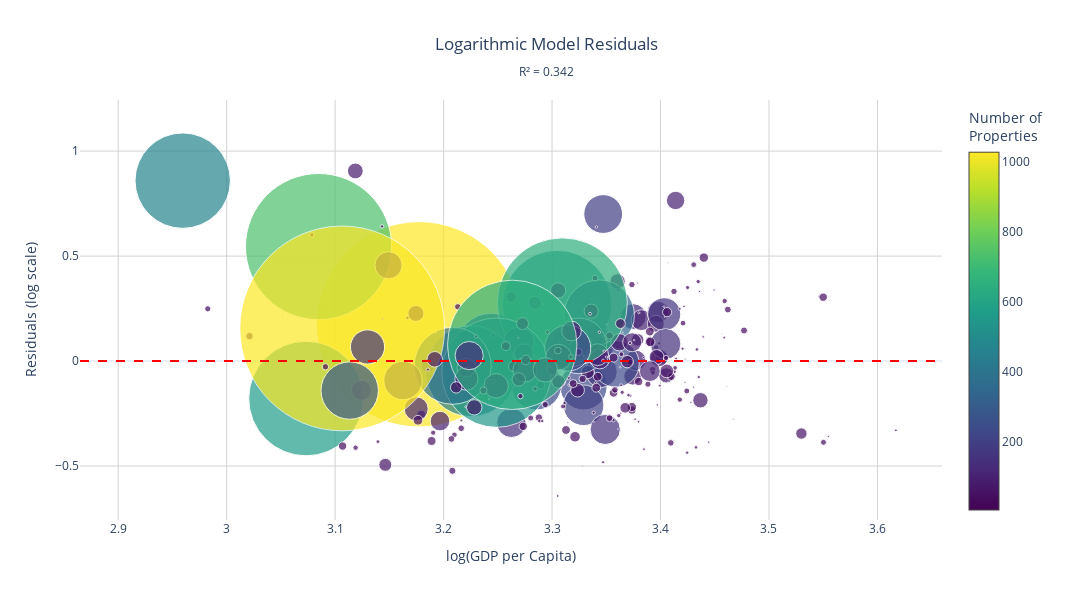

Notebook cell for this chart:
### Code cell
# Calculate regression line for residual analysis
z_log = np.polyfit(municipality_analysis['log_median_income'], municipality_analysis['log_median_price'], 1)
p_log = np.poly1d(z_log)

# Calculate residuals for log model
log_predictions = p_log(municipality_analysis['log_median_income'])
log_residuals = municipality_analysis['log_median_price'] - log_predictions

# Calculate Mean Squared Error
log_mse = np.mean(log_residuals ** 2)

print("=" * 80)
print("LOGARITHMIC MODEL STATISTICS")
print("=" * 80)
print(f"R² = {log_r2:.3f} ({log_r2*100:.1f}% of variance explained)")
print(f"MSE = {log_mse:.3f} (in log scale)")
print(f"RMSE = {np.sqrt(log_mse):.3f} (in log scale)")
print("=" * 80)

# Visualize residuals using plotly
fig = go.Figure()

fig.add_trace(go.Scatter(
    x=municipality_analysis['log_median_income'],
    y=log_residuals,
    mode='markers',
    marker=dict(
        size=municipality_analysis['count'] / 5,
        color=municipality_analysis['count'],
        colorscale='Viridis',
        showscale=True,
        colorbar=dict(
            title="Number of<br>Properties"
        ),
        line=dict(width=1, color='white')
    ),
    text=municipality_analysis['municipality_nl'],
    hovertemplate='<b>%{text}</b><br>' +
                  'log(GDP): %{x:.3f}<br>' +
                  'Residual: %{y:.3f}<br>' +
                  '<extra></extra>',
    name='Residuals'
))

# Add zero line
fig.add_hline(y=0, line=dict(color='red', width=2, dash='dash'))

fig.update_layout(
    title=dict(
        text=f'Logarithmic Model Residuals<br><sub>R² = {log_r2:.3f}</sub>',
        x=0.5,
        xanchor='center'
    ),
    xaxis=dict(
        title='log(GDP per Capita)',
        gridcolor='lightgray'
    ),
    yaxis=dict(
        title='Residuals (log scale)',
        gridcolor='lightgray'
    ),
    template='plotly_white',
    width=1200,  # Increased width to accommodate colorbar
    height=600,
    showlegend=False,
    margin=dict(r=150)  # Add right margin for colorbar
)

fig.show()

### Figure 1 — Plotly figure (JSON) as saved in the notebook; plotly's stock layout.template omitted (floating-point values rounded to 4 significant figures; data arrays with more than 128 entries replaced by an {"elided": "..."} marker saying what was removed)
{"data": [{"hovertemplate": "<b>%{text}</b><br>log(GDP): %{x:.3f}<br>Residual: %{y:.3f}<br><extra></extra>", "marker": {"color": {"elided": "286 int values"}, "colorbar": {"title": {"text": "Number of<br>Properties"}}, "colorscale": [[0, "#440154"], [0.1111, "#482878"], [0.2222, "#3e4989"], [0.3333, "#31688e"], [0.4444, "#26828e"], [0.5556, "#1f9e89"], [0.6667, "#35b779"], [0.7778, "#6ece58"], [0.8889, "#b5de2b"], [1, "#fde725"]], "line": {"color": "white", "width": 1}, "showscale": true, "size": {"elided": "286 float values"}}, "mode": "markers", "name": "Residuals", "text": {"elided": "286 str values"}, "type": "scatter", "x": {"elided": "286 float values"}, "y": {"elided": "286 float values"}}], "layout": {"height": 600, "margin": {"r": 150}, "shapes": [{"line": {"color": "red", "dash": "dash", "width": 2}, "type": "line", "x0": 0, "x1": 1, "xref": "x domain", "y0": 0, "y1": 0, "yref": "y"}], "showlegend": false, "title": {"text": "Logarithmic Model Residuals<br><sub>R² = 0.342</sub>", "x": 0.5, "xanchor": "center"}, "width": 1200, "xaxis": {"gridcolor": "lightgray", "title": {"text": "log(GDP per Capita)"}}, "yaxis": {"gridcolor": "lightgray", "title": {"text": "Residuals (log scale)"}}}}
